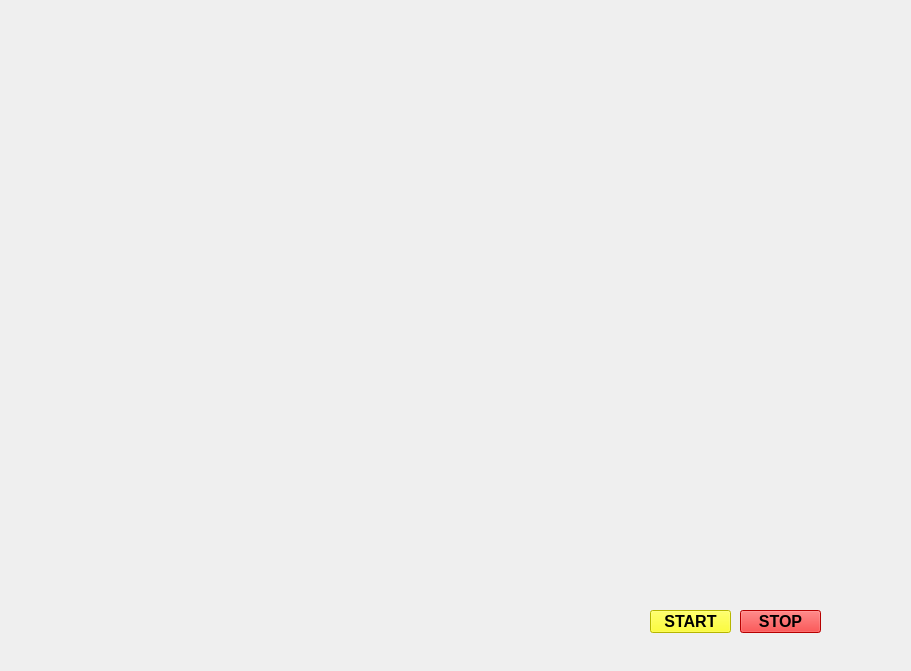
<?xml version="1.0" encoding="UTF-8"?>
<ui version="4.0">
 <class>LiamUi</class>
 <widget class="QMainWindow" name="LiamUi">
  <property name="geometry">
   <rect>
    <x>0</x>
    <y>0</y>
    <width>911</width>
    <height>671</height>
   </rect>
  </property>
  <property name="windowTitle">
   <string>MainWindow</string>
  </property>
  <widget class="QWidget" name="centralwidget">
   <widget class="QLabel" name="label">
    <property name="geometry">
     <rect>
      <x>-10</x>
      <y>0</y>
      <width>921</width>
      <height>671</height>
     </rect>
    </property>
    <property name="styleSheet">
     <string notr="true">background:transparent;
border-radius:none;</string>
    </property>
    <property name="text">
     <string/>
    </property>
    <property name="pixmap">
     <pixmap>Main.gif</pixmap>
    </property>
    <property name="scaledContents">
     <bool>true</bool>
    </property>
   </widget>
   <widget class="QLabel" name="label_2">
    <property name="enabled">
     <bool>true</bool>
    </property>
    <property name="geometry">
     <rect>
      <x>-10</x>
      <y>560</y>
      <width>291</width>
      <height>131</height>
     </rect>
    </property>
    <property name="text">
     <string/>
    </property>
    <property name="pixmap">
     <pixmap>LIAM.png</pixmap>
    </property>
    <property name="scaledContents">
     <bool>true</bool>
    </property>
   </widget>
   <widget class="QLabel" name="label_3">
    <property name="geometry">
     <rect>
      <x>0</x>
      <y>0</y>
      <width>331</width>
      <height>225</height>
     </rect>
    </property>
    <property name="text">
     <string/>
    </property>
    <property name="pixmap">
     <pixmap>loading.gif</pixmap>
    </property>
    <property name="scaledContents">
     <bool>true</bool>
    </property>
   </widget>
   <widget class="QPushButton" name="pushButton">
    <property name="geometry">
     <rect>
      <x>650</x>
      <y>610</y>
      <width>81</width>
      <height>23</height>
     </rect>
    </property>
    <property name="font">
     <font>
      <pointsize>12</pointsize>
      <weight>75</weight>
      <bold>true</bold>
     </font>
    </property>
    <property name="styleSheet">
     <string notr="true">background-color: rgb(255, 255, 0);</string>
    </property>
    <property name="text">
     <string>START</string>
    </property>
   </widget>
   <widget class="QPushButton" name="pushButton_2">
    <property name="geometry">
     <rect>
      <x>740</x>
      <y>610</y>
      <width>81</width>
      <height>23</height>
     </rect>
    </property>
    <property name="font">
     <font>
      <pointsize>12</pointsize>
      <weight>75</weight>
      <bold>true</bold>
     </font>
    </property>
    <property name="styleSheet">
     <string notr="true">background-color: rgb(255, 0, 0);</string>
    </property>
    <property name="text">
     <string>STOP</string>
    </property>
   </widget>
   <widget class="QLabel" name="label_4">
    <property name="geometry">
     <rect>
      <x>600</x>
      <y>10</y>
      <width>271</width>
      <height>61</height>
     </rect>
    </property>
    <property name="font">
     <font>
      <family>MS Shell Dlg 2</family>
      <pointsize>20</pointsize>
      <weight>50</weight>
      <italic>false</italic>
      <bold>false</bold>
     </font>
    </property>
    <property name="styleSheet">
     <string notr="true">background:transparent;
border-radius:none;
font: 20pt &quot;MS Shell Dlg 2&quot;;
color:white;</string>
    </property>
    <property name="text">
     <string/>
    </property>
   </widget>
  </widget>
 </widget>
 <resources/>
 <connections/>
</ui>
